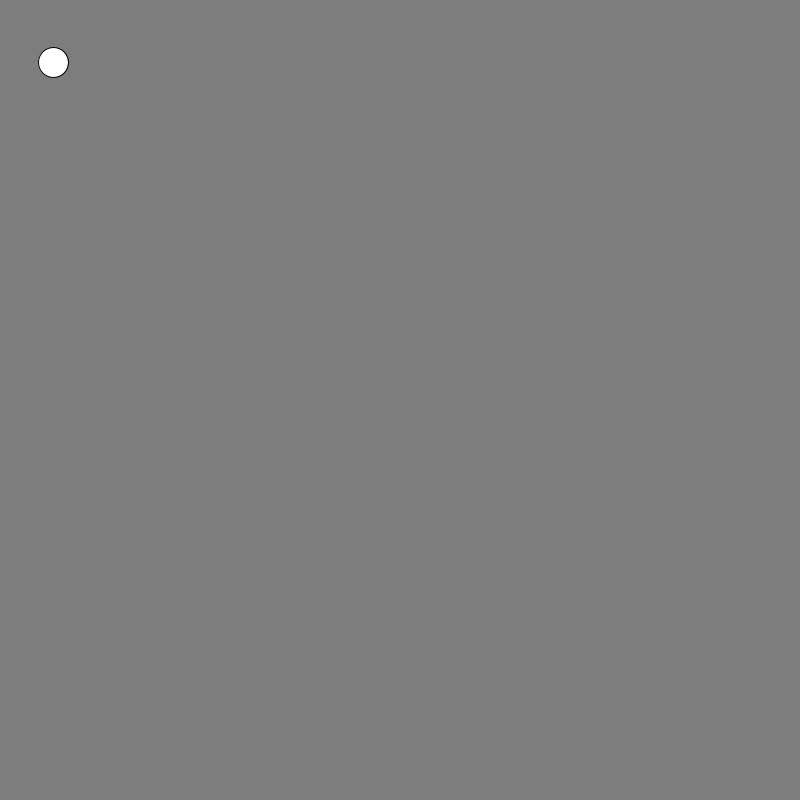
Frame 1 (no input)
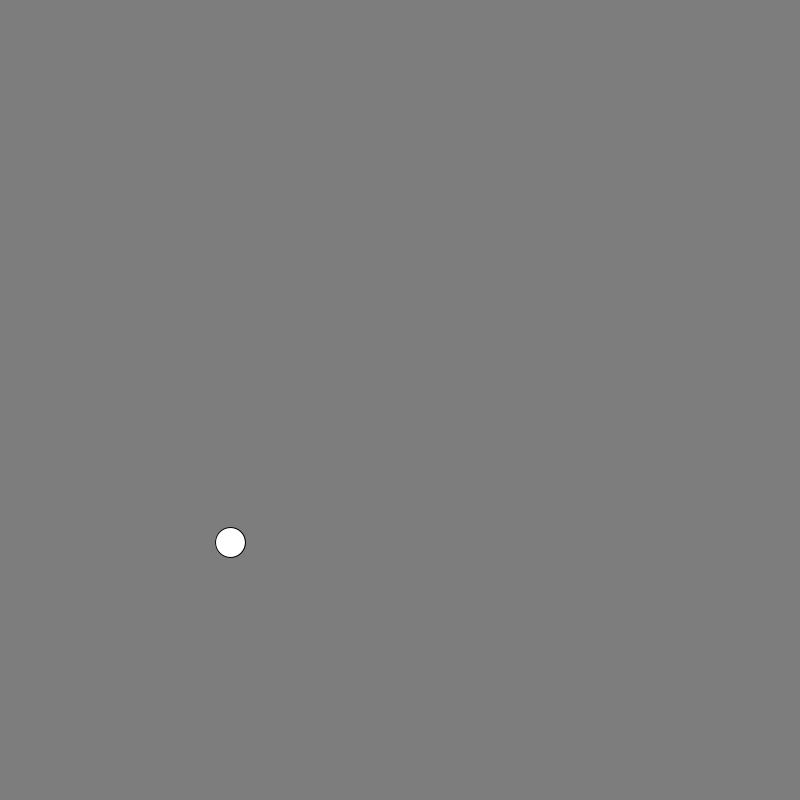
Frame 60 (the mouse pressed at the canvas centre just before this capture)
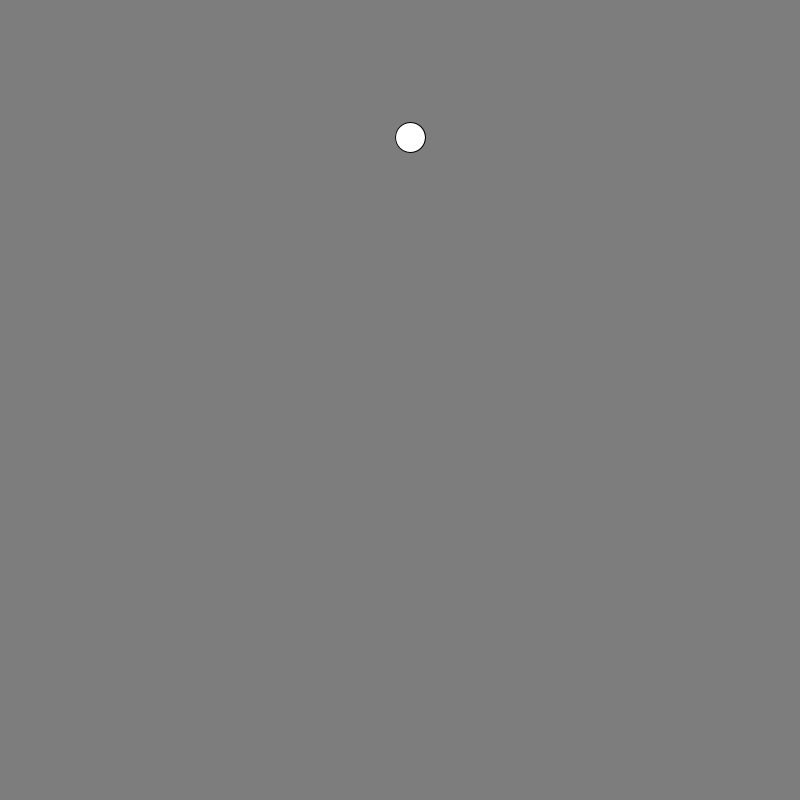
Frame 120 (the mouse held since frame 60 and released just before this capture)

The Processing sketch that drew these frames (run headless with seeded random() and noise(); from frame 60 on, the mouse is pressed at the canvas centre):

// Processing sketch: GravityBall
// ── GravityBall.pde
float sz=30;
float x=width/2;
float y=sz*2;
float velY=2;
float velX=3;
float GeorgeClooney=.5;
float xclX=0;

void setup() {
  size(800, 800);
}

void draw() {
  background(125);
  velY+=GeorgeClooney;
  velX+=xclX;
  y+=velY;
  x+=velX;

  ellipse(x, y, sz, sz);
  if(y+sz/2>height){
   y=height-sz/2;
   velY*=-1;
  }
}
